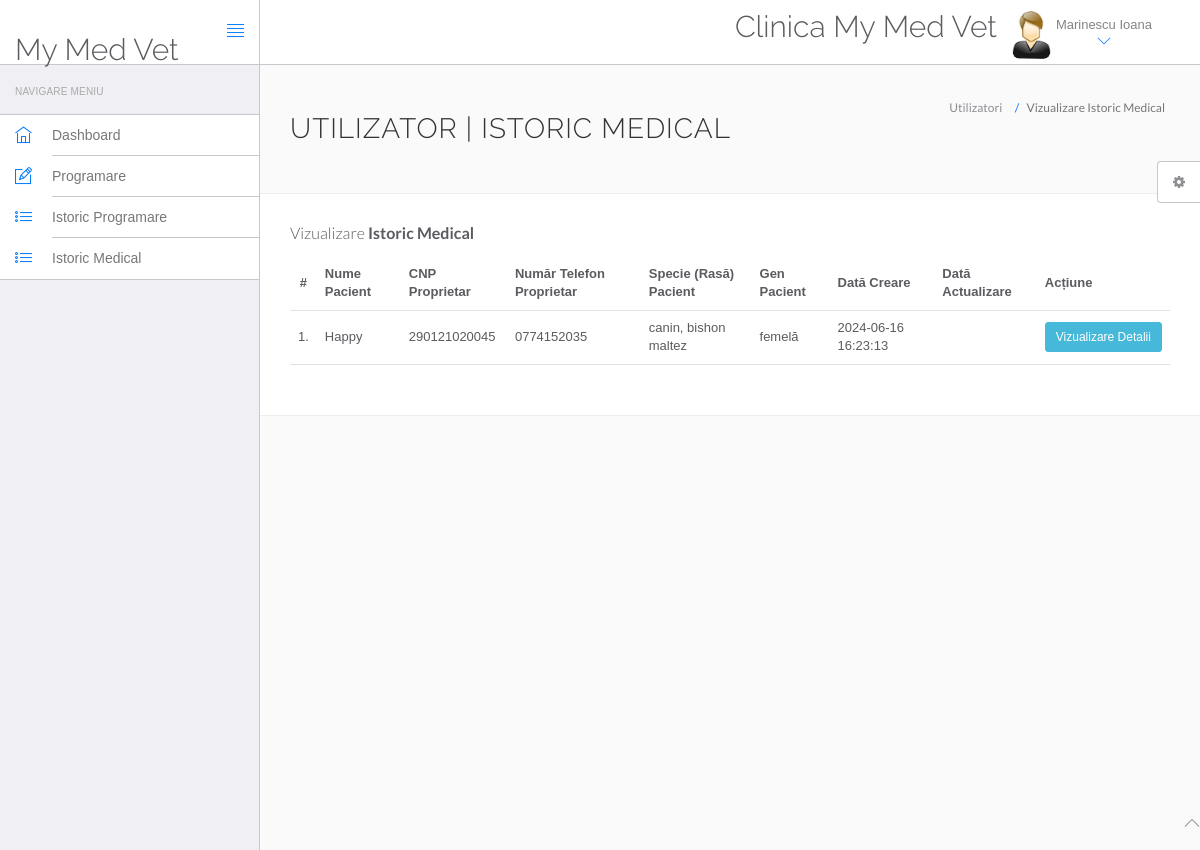
The page /mymedvet/manage-medhistory.php (signed in) on the database its author committed.
### tables this page shows
CREATE TABLE `users` (
  `id` int(11) NOT NULL,
  `fullName` varchar(255) DEFAULT NULL,
  `address` varchar(255) DEFAULT NULL,
  `city` varchar(255) DEFAULT NULL,
  `gender` varchar(255) DEFAULT NULL,
  `email` varchar(255) DEFAULT NULL,
  `password` varchar(255) DEFAULT NULL,
  `regDate` timestamp NULL DEFAULT current_timestamp(),
  `updateDate` timestamp NULL DEFAULT NULL ON UPDATE current_timestamp()
);

CREATE TABLE `tblpatient` (
  `ID` int(10) NOT NULL,
  `VetDocid` int(10) DEFAULT NULL,
  `PatientName` varchar(200) DEFAULT NULL,
  `PatientRECS` bigint(15) DEFAULT NULL,
  `PatientOwnerName` varchar(45) DEFAULT NULL,
  `PatientOwnerCNP` bigint(13) DEFAULT NULL,
  `PatientOwnerPhoneNumber` varchar(15) DEFAULT NULL,
  `PatientOwnerEmail` varchar(200) DEFAULT NULL,
  `PatientSpecies` varchar(200) DEFAULT NULL,
  `PatientGender` varchar(50) DEFAULT NULL,
  `PatientAddress` varchar(255) DEFAULT NULL,
  `PatientAge` varchar(100) DEFAULT NULL,
  `PatientMedhis` mediumtext DEFAULT NULL,
  `CreateDate` timestamp NULL DEFAULT current_timestamp(),
  `UpdateDate` timestamp NULL DEFAULT NULL ON UPDATE current_timestamp()
);

### mymedvet/manage-medhistory.php (the view, shortened to what this page needs)
<?php
include('include/config.php');
?>
<!DOCTYPE html>
<html lang="en">
	<head>
		<link rel="stylesheet" href="vendor/bootstrap/css/bootstrap.min.css">
		<link rel="stylesheet" href="vendor/fontawesome/css/font-awesome.min.css">
		<link rel="stylesheet" href="vendor/themify-icons/themify-icons.min.css">
		<link href="vendor/animate.css/animate.min.css" rel="stylesheet" media="screen">
		<link href="vendor/perfect-scrollbar/perfect-scrollbar.min.css" rel="stylesheet" media="screen">
		<link href="vendor/switchery/switchery.min.css" rel="stylesheet" media="screen">
		<link href="vendor/bootstrap-touchspin/jquery.bootstrap-touchspin.min.css" rel="stylesheet" media="screen">
		<link href="vendor/select2/select2.min.css" rel="stylesheet" media="screen">
		<link href="vendor/bootstrap-datepicker/bootstrap-datepicker3.standalone.min.css" rel="stylesheet" media="screen">
		<link href="vendor/bootstrap-timepicker/bootstrap-timepicker.min.css" rel="stylesheet" media="screen">
		<link rel="stylesheet" href="customstyle/css/styles.css">
		<link rel="stylesheet" href="customstyle/css/plugins.css">
		<link rel="stylesheet" href="customstyle/css/themes/theme-1.css" id="skin_color" />
	</head>
	<body>
		<div id="app">
<?php include('include/sidebar.php');?>
<div class="app-content">
<?php include('include/header.php');?>
<div class="main-content" >
<div class="wrap-content container" id="container">
<section id="page-title">
<div class="row">
<div class="col-sm-8">
<h1 class="mainTitle">Utilizator | Istoric Medical</h1>
</div>
<ol class="breadcrumb">
<li>
<span>Utilizatori</span>
</li>
<li class="active">
<span>Vizualizare Istoric Medical</span>
</li>
</ol>
</div>
</section>
<div class="container-fluid container-fullw bg-white">
<div class="row">
<div class="col-md-12">
<h5 class="over-title margin-bottom-15">Vizualizare <span class="text-bold">Istoric Medical</span></h5>
<table class="table table-hover" id="sample-table-1">
<thead>
<tr>
<th class="center">#</th>
<th>Nume Pacient</th>
<th>CNP Proprietar </th>
<th>Număr Telefon Proprietar </th>
<th>Specie (Rasă) Pacient </th>
<th>Gen Pacient </th>
<th>Dată Creare </th>
<th>Dată Actualizare </th>
<th>Acțiune</th>
</tr>
</thead>
<tbody>
<?php
$uid=$_SESSION['id'];
$sql=mysqli_query($con,"select tblpatient.* from tblpatient join users on users.email=tblpatient.PatientOwnerEmail where users.id='$uid'");
$cnt=1;
while($row=mysqli_fetch_array($sql))
{
?>
<tr>
<td class="center"><?php echo $cnt;?>.</td>
<td class="hidden-xs"><?php echo $row['PatientName'];?></td>
<td><?php echo $row['PatientOwnerCNP'];?></td>
<td><?php echo $row['PatientOwnerPhoneNumber'];?></td>
<td><?php echo $row['PatientSpecies'];?></td>
<td><?php echo $row['PatientGender'];?></td>
<td><?php echo $row['CreateDate'];?></td>
<td><?php echo $row['UpdateDate'];?>
</td>
<td>
<a href="view-medhistory.php?viewid=<?php echo $row['ID'];?>" class="btn btn-info btn-sm">Vizualizare Detalii</a>
</td>
</tr>
<?php
$cnt=$cnt+1;
 }?></tbody>
</table>
</div>
</div>
</div>
</div>
</div>
</div>
</div>
	<?php include('include/footer.php');?>
	<?php include('include/setting.php');?>
	</body>
</html>

### mymedvet/include/header.php (shortened to what this page needs)
<header class="navbar navbar-default navbar-static-top">
					<div class="navbar-header">
						<a class="navbar-brand" href="#">
							<h2 style="padding-top:20% ">My Med Vet</h2>
						</a>
						<a href="#" class="sidebar-toggler pull-right visible-md visible-lg" data-toggle-class="app-sidebar-closed" data-toggle-target="#app">
							<i class="ti-align-justify"></i>
						</a>
					</div>
					<div class="navbar-collapse collapse">
						<ul class="nav navbar-right">
								<li  style="padding-top:2% ">
								<h2>Clinica My Med Vet</h2>
							</li>
							<li class="dropdown current-user">
								<a href class="dropdown-toggle" data-toggle="dropdown">
									<img src="customstyle/images/images.jpg"> <span class="username">
									<?php $query=mysqli_query($con,"select fullName from users where id='".$_SESSION['id']."'");
while($row=mysqli_fetch_array($query))
{
	echo $row['fullName'];
}
									?> <i class="ti-angle-down"></i></i></span>
								</a>
							</li>
						</ul>
					</div>
				</header>

### mymedvet/customstyle/css/themes/theme-1.css (style rules this page uses)
body { background: #FAFAFA; }
header .navbar-header { background: #ffffff !important; border-right-color: #c8c7cc !important; border-bottom-color: #c8c7cc !important; }
header .navbar-header .sidebar-toggler, header .navbar-header .sidebar-mobile-toggler { color: #007aff !important; }
header .navbar-header .navbar-brand { color: #777 !important; }
header .navbar-collapse { background: #ffffff !important; border-bottom-color: #c8c7cc !important; box-shadow: none !important; }
header .navbar-collapse .navbar-right > li > a { color: #777; }
header .navbar-collapse .navbar-right > li > a i { color: #007aff !important; }

### mymedvet/admin/customstyle/css/themes/theme-1.css (style rules this page uses)
body { background: #FAFAFA; }
header .navbar-header { background: #ffffff !important; border-right-color: #c8c7cc !important; border-bottom-color: #c8c7cc !important; }
header .navbar-header .sidebar-toggler, header .navbar-header .sidebar-mobile-toggler { color: #007aff !important; }
header .navbar-header .navbar-brand { color: #777 !important; }
header .navbar-collapse { background: #ffffff !important; border-bottom-color: #c8c7cc !important; box-shadow: none !important; }
header .navbar-collapse .navbar-right > li > a { color: #777; }
header .navbar-collapse .navbar-right > li > a i { color: #007aff !important; }

### rows shown on the page
users: fullName "Marinescu Ioana"
tblpatient: PatientName "Happy", PatientOwnerCNP "290121020045", PatientOwnerPhoneNumber "0774152035", PatientSpecies "canin, bishon maltez", PatientGender "femelă", CreateDate "2024-06-16 16:23:13"
